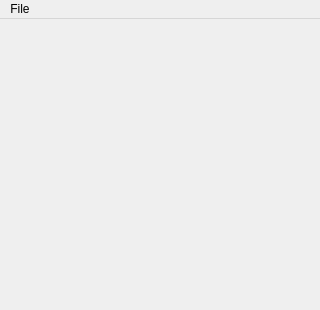
<?xml version="1.0" encoding="UTF-8"?>
<ui version="4.0">
 <class>MainWindow</class>
 <widget class="QMainWindow" name="MainWindow">
  <property name="geometry">
   <rect>
    <x>0</x>
    <y>0</y>
    <width>320</width>
    <height>310</height>
   </rect>
  </property>
  <property name="windowTitle">
   <string>GameBeak</string>
  </property>
  <property name="windowIcon">
   <iconset>
    <normaloff>../ICON1.ico</normaloff>../ICON1.ico</iconset>
  </property>
  <widget class="QWidget" name="centralWidget"/>
  <widget class="QMenuBar" name="menuBar">
   <property name="geometry">
    <rect>
     <x>0</x>
     <y>0</y>
     <width>320</width>
     <height>22</height>
    </rect>
   </property>
   <widget class="QMenu" name="menuFile">
    <property name="title">
     <string>File</string>
    </property>
    <widget class="QMenu" name="menuSettings">
     <property name="title">
      <string>Settings</string>
     </property>
     <widget class="QMenu" name="menuModel_Emulation">
      <property name="title">
       <string>Model Emulation</string>
      </property>
      <addaction name="actionForce_DMG"/>
      <addaction name="actionAutomatic_Selection"/>
     </widget>
     <addaction name="actionPalette"/>
     <addaction name="menuModel_Emulation"/>
    </widget>
    <addaction name="actionOpen"/>
    <addaction name="menuSettings"/>
   </widget>
   <addaction name="menuFile"/>
  </widget>
  <action name="actionOpen">
   <property name="text">
    <string>Open</string>
   </property>
   <property name="shortcut">
    <string>Ctrl+O</string>
   </property>
  </action>
  <action name="actionForce_DMG">
   <property name="checkable">
    <bool>true</bool>
   </property>
   <property name="text">
    <string>Force DMG</string>
   </property>
  </action>
  <action name="actionAutomatic_Selection">
   <property name="checkable">
    <bool>true</bool>
   </property>
   <property name="checked">
    <bool>true</bool>
   </property>
   <property name="text">
    <string>Automatic Selection</string>
   </property>
  </action>
  <action name="actionPalette">
   <property name="text">
    <string>Palette</string>
   </property>
  </action>
 </widget>
 <layoutdefault spacing="6" margin="11"/>
 <resources/>
 <connections/>
</ui>
